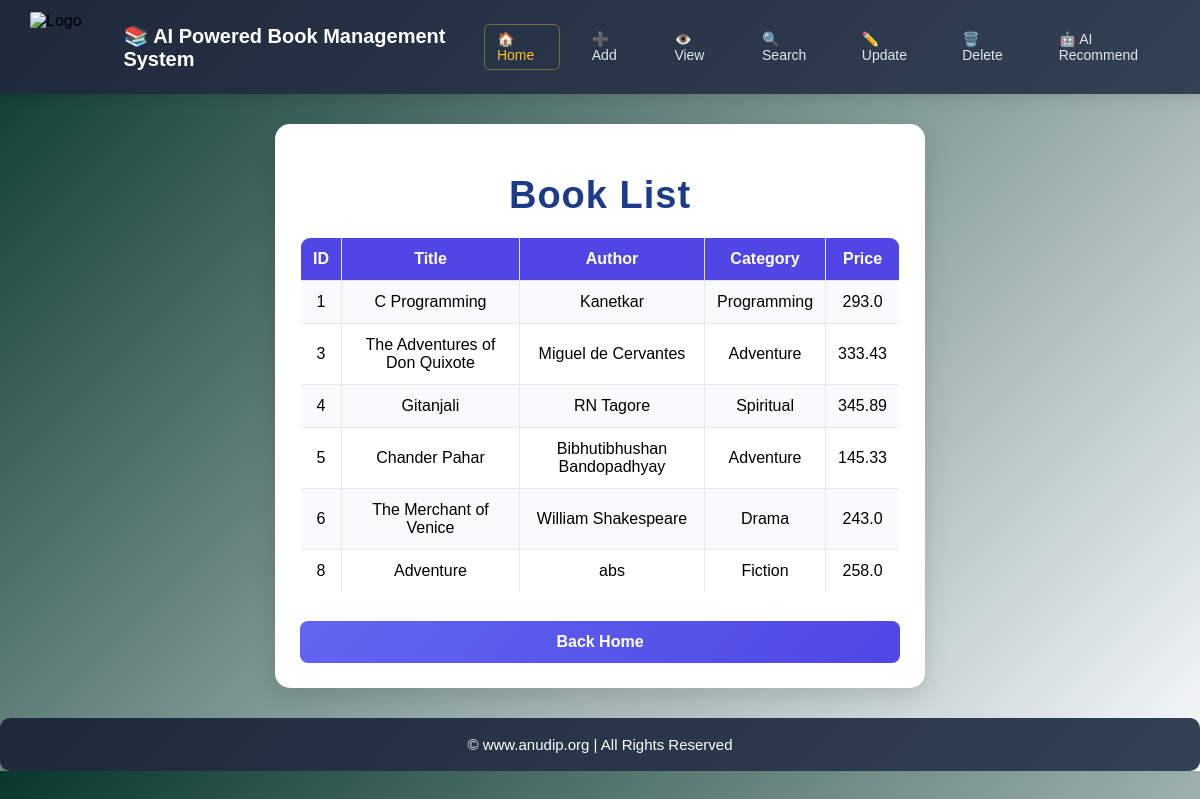
/view, run on the app's committed database.
### tables this page shows
CREATE TABLE books(

        id INTEGER PRIMARY KEY AUTOINCREMENT,

        title TEXT NOT NULL,

        author TEXT NOT NULL,

        category TEXT,

        price REAL
    );

### app.py (the view)
@app.route("/view")
def view():
    books = get_all_books()
    return render_template(
        "view_books.html",
        books=books
    )

### database.py (called while the page is built)
def get_connection():
    return sqlite3.connect(DB_NAME)

def get_all_books():
    conn = get_connection()
    cursor = conn.execute(
        "SELECT * FROM books"
    )
    books = cursor.fetchall()
    conn.close()
    return books

### templates/view_books.html (shortened to what this page needs)
<!DOCTYPE html>
<html>
    <head>
        <link rel="stylesheet"
            href="{{ url_for('static', filename='style.css') }}"
        >
    </head>
    <body>
        <nav class="navbar">
            <div class="nav-brand">
                <img src="https://media.licdn.com/dms/image/v2/D560BAQEHjEFxVR5xuw/company-logo_200_200/B56Z1mStfDHoAI-/0/1775537675219?e=2147483647&v=beta&t=GtWsI8qY5ZNdaVx1h6QCo8TTsH4VkOEgyCH3mkutd10" alt="Logo" class="nav-logo">
                    <h2 class="nav-title">📚 AI Powered Book Management System</h2>
            </div>
            <div class="nav-links">
                <a href="/" class="nav-item home-highlight">🏠 Home</a>
                <a href="/add" class="nav-item">➕ Add</a>
                <a href="/view" class="nav-item">👁️ View</a>
                <a href="/search" class="nav-item">🔍 Search</a>
                <a href="/update" class="nav-item">✏️ Update</a>
                <a href="/delete" class="nav-item">🗑️ Delete</a>
                <a href="/recommend" class="nav-item">🤖 AI Recommend</a>
            </div>
        </nav>
        <div class="container">
            <h1>Book List</h1>
            <table>
                <tr>
                    <th>ID</th>
                    <th>Title</th>
                    <th>Author</th>
                    <th>Category</th>
                    <th>Price</th>
                </tr>
                {% for book in books %}
                <tr>
                    <td>{{ book[0] }}</td>
                    <td>{{ book[1] }}</td>
                    <td>{{ book[2] }}</td>
                    <td>{{ book[3] }}</td>
                    <td>{{ book[4] }}</td>
                </tr>
                {% endfor %}
            </table>
            <br>
            <a href="/" class="menu-btn">
            Back Home
            </a>
        </div>
        <footer class="footer">
            &copy; <a href="https://anudip.org/" target="_blank">www.anudip.org</a> | All Rights Reserved
        </footer>
    </body>
</html>

### static/style.css (style rules this page uses)
.navbar { display: flex; align-items: center; justify-content: space-between; background: linear-gradient(135deg, #1e293b, #334155); padding: 12px 30px; box-shadow: 0 4px 15px rgba(0, 0, 0, 0.1); }
.nav-brand { display: flex; align-items: center; gap: 12px; }
.nav-logo { height: 70px; width: 90px; border-radius: 2px; }
.nav-title { color: #ffffff; font-size: 20px; margin: 0; font-weight: bold; }
.nav-links { display: flex; gap: 20px; align-items: center; }
.nav-item { color: #e2e8f0; text-decoration: none; font-weight: 500; font-size: 14px; padding: 6px 12px; border-radius: 6px; transition: all 0.3s ease; }
.nav-item.home-highlight { color: #fbbf24; border: 1px solid rgba(251, 191, 36, 0.4); }
body { background: linear-gradient(135deg, #08372d, #f8fafc); font-family: Arial, sans-serif; margin: 0; padding: 0; }
.container { width: 50%; margin: auto; margin-top: 30px; background: white; padding: 25px; border-radius: 15px; box-shadow: 0 8px 25px rgba(0, 0, 0, 0.12); }
h1 { text-align: center; color: #1e3a8a; font-size: 38px; letter-spacing: 1px; margin-bottom: 20px; }
.menu-btn { display: block; text-align: center; margin-top: 10px; padding: 12px; background: linear-gradient(135deg, #6366f1, #4f46e5); color: white; text-decoration: none; border-radius: 8px; font-weight: bold; transition: all 0.3s ease; }
table { width: 100%; border-collapse: collapse; overflow: hidden; border-radius: 10px; margin-top: 15px; }
th { background: #4f46e5; color: white; }
table, th, td { border: 1px solid #e5e7eb; }
th, td { padding: 12px; text-align: center; }
tr:nth-child(even) { background: #f8fafc; }
.footer { margin-top: 30px; padding: 18px; text-align: center; background: linear-gradient(135deg, #1e293b, #334155); color: #fff; font-size: 15px; border-radius: 10px; }
.footer a { color: #fff; text-decoration: none; transition: color 0.3s ease; }

### data on the page
books: id "1", title "C Programming", author "Kanetkar", category "Programming", price "293.0"
books: id "3", title "The Adventures of Don Quixote", author "Miguel de Cervantes", category "Adventure", price "333.43"
books: id "4", title "Gitanjali", author "RN Tagore", category "Spiritual", price "345.89"
books: id "5", title "Chander Pahar", author "Bibhutibhushan Bandopadhyay", category "Adventure", price "145.33"
books: id "6", title "The Merchant of Venice", author "William Shakespeare", category "Drama", price "243.0"
books: id "8", title "Adventure", author "abs", category "Fiction", price "258.0"
